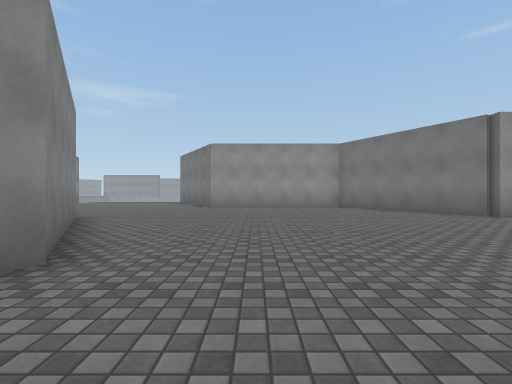
view 1 (above)

18 first-person views from a walk through a Unity game level. The camera is 1.2 m above the floor, looks level and sees 85° across. The floor is counted in squares, 2 m on a side. Each view is taken from the middle of a square. On the plan, view 1 faces up. The plan holds only what a view shows up to about 9 squares ahead; the rest is blank. The place goes on beyond the plan. The player character is not drawn. Surface patterns are stand-ins for the level's own textures.

view 2
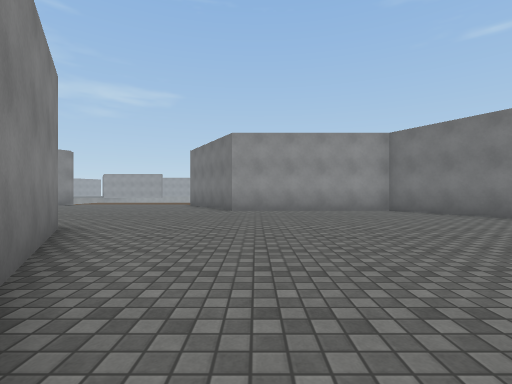

view 3
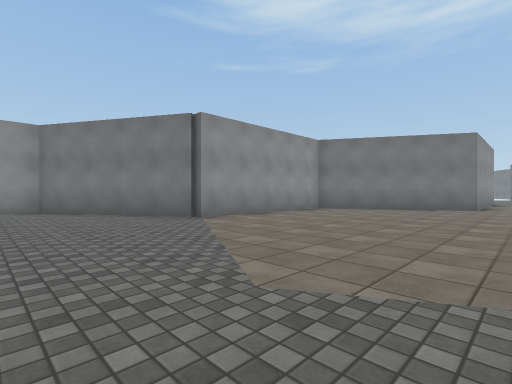

view 4
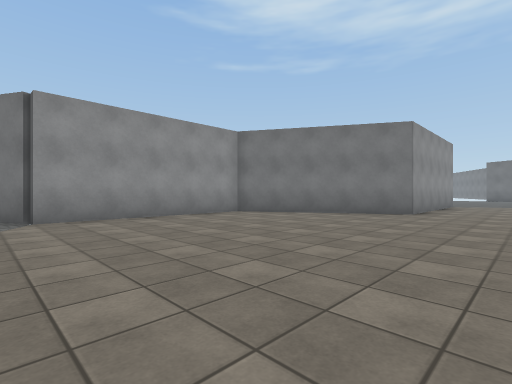

view 5
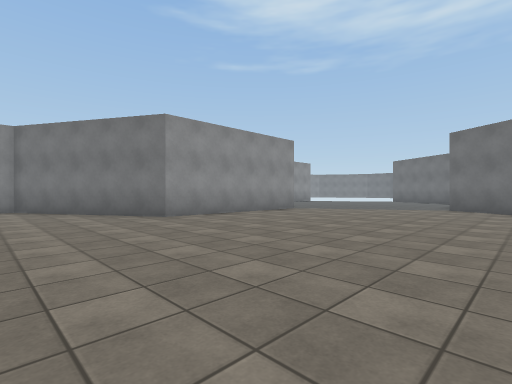

view 6
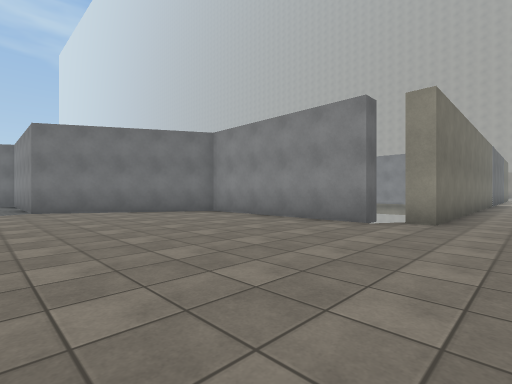

view 7
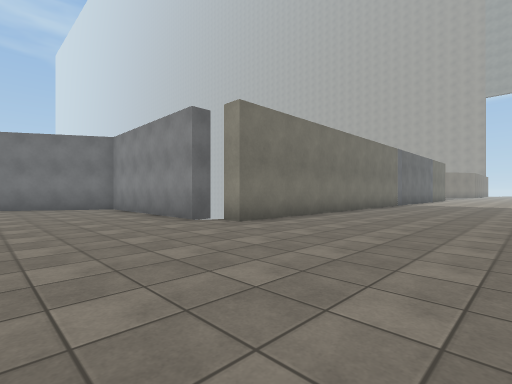

view 8
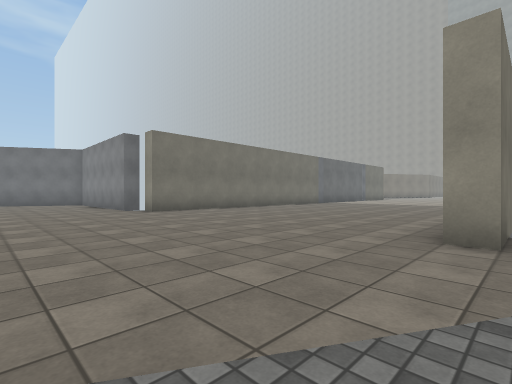

view 9
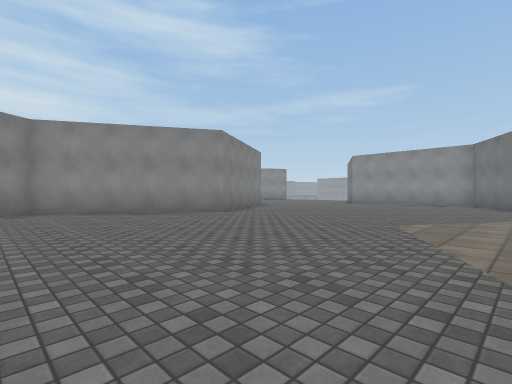

view 10
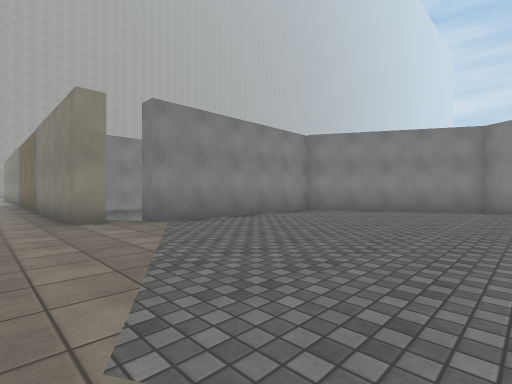

view 11
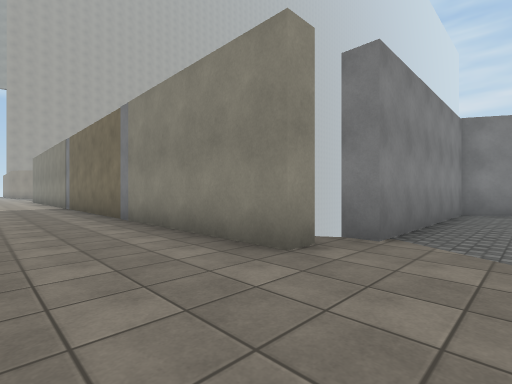

view 12
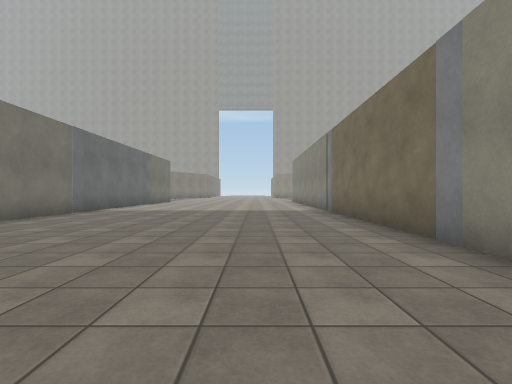

view 13
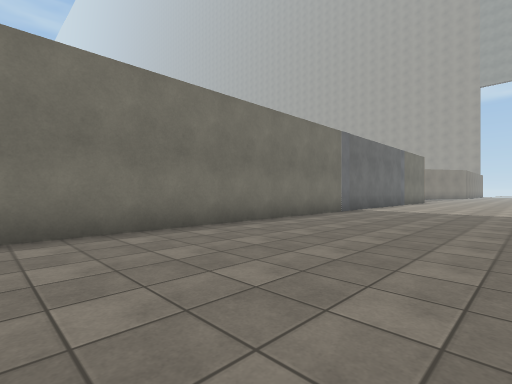

view 14
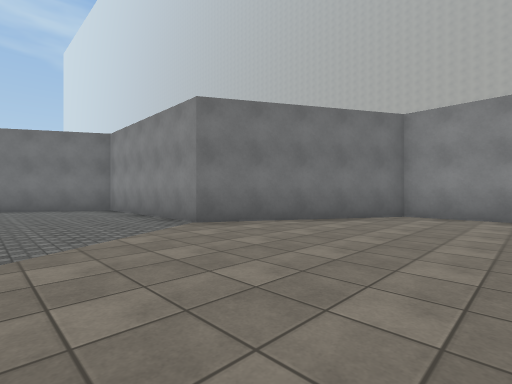

view 15
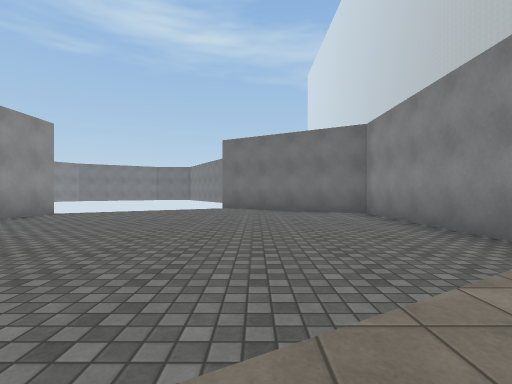

view 16
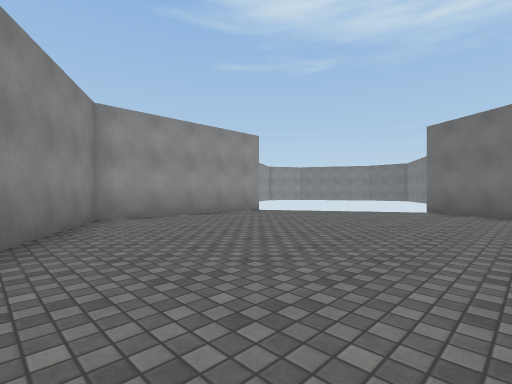

view 17
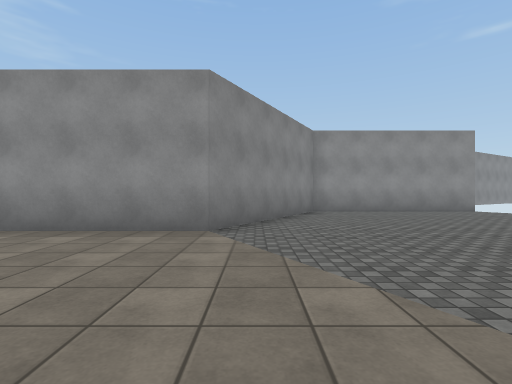

view 18
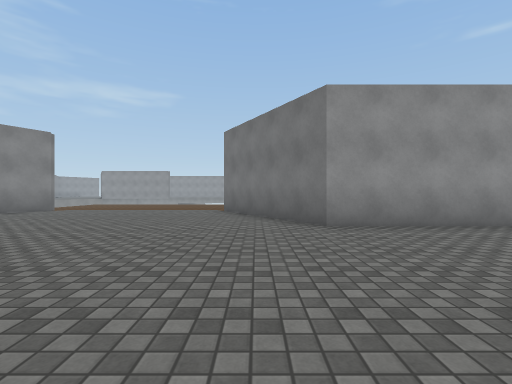

### Floor plan
Points are (right, up) in squares from view 1. A wall is a line through its corners. A room is listed if a view was taken in it or the views show most of it. See-through windows are left out.
Room 1 (views 1, 2, 3, 4, 5, 6, 7, 8, 9, 10, 11, 12, 13, 14, 15, 16, 17, 18)
walls: (4.2, -6.8) (4.7, -6.8) (4.7, -17); (13.3, -6.9) (13.3, -6.3) (18.2, -6.3) (20.7, -2.1) (25.7, -2.1) (28.2, 2.2); (-4.2, 6.6) (-1.8, 2.3) (-4.2, -2) (-1.8, -6.3) (3.5, -6.3) (3.5, -6.9); (12.2, -17) (12.2, -6.8) (12.8, -6.8); (25.8, 6.6) (20.8, 6.6) (18.3, 2.3) (13.2, 2.3) (10.8, 6.6) (5.8, 6.6) (3.3, 10.9) (-1.8, 10.9) (-3.8, 14.5); (-9.6, 14.6) (-10.1, 13.7)

Where each view was taken, in squares from view 1:
view 1: 0 up, 0 right, facing up
view 2: 2 up, 1 left, facing up
view 3: 1 up, 2 right, facing up-right
view 4: 0 up, 5 right, facing up-right
view 5: 4 down, 10 right, facing up-right
view 6: 1 down, 11 right, facing down-right
view 7: 3 down, 8 right, facing down-right
view 8: 3 down, 4 right, facing down-right
view 9: 3 down, 5 right, facing up-left
view 10: 1 down, 6 right, facing down-left
view 11: 5 down, 7 right, facing down-left
view 12: 8 down, 7 right, facing down
view 13: 8 down, 8 right, facing down-right
view 14: 1 up, 16 right, facing down-right
view 15: 1 up, 18 right, facing right
view 16: 0 up, 19 right, facing up-right
view 17: 2 down, 19 right, facing up
view 18: 6 up, 3 left, facing up
